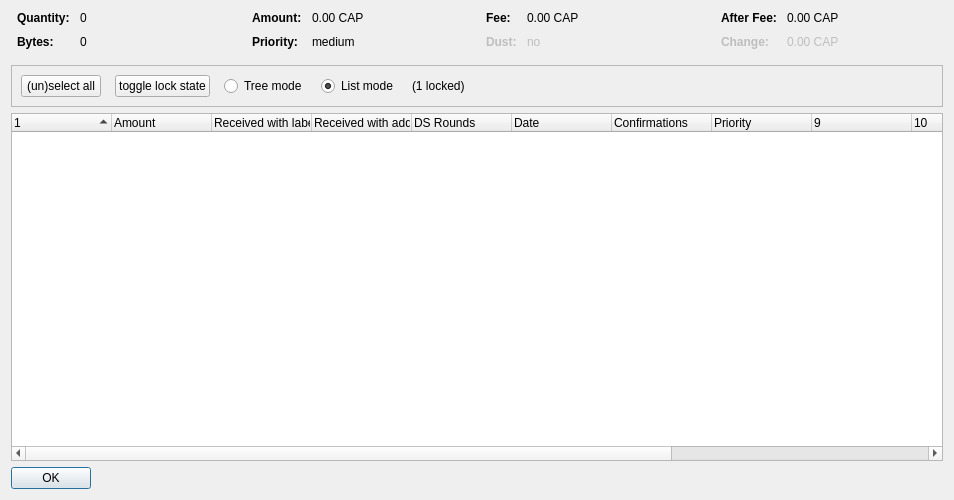
<?xml version="1.0" encoding="UTF-8"?>
<ui version="4.0">
 <class>CoinControlDialog</class>
 <widget class="QDialog" name="CoinControlDialog">
  <property name="geometry">
   <rect>
    <x>0</x>
    <y>0</y>
    <width>954</width>
    <height>500</height>
   </rect>
  </property>
  <property name="windowTitle">
   <string>Coin Selection</string>
  </property>
  <layout class="QVBoxLayout" name="verticalLayout">
   <item>
    <layout class="QHBoxLayout" name="horizontalLayoutTop" stretch="0,0,0,0">
     <property name="topMargin">
      <number>0</number>
     </property>
     <property name="bottomMargin">
      <number>10</number>
     </property>
     <item>
      <layout class="QFormLayout" name="formLayoutCoinControl1">
       <property name="horizontalSpacing">
        <number>10</number>
       </property>
       <property name="verticalSpacing">
        <number>10</number>
       </property>
       <property name="leftMargin">
        <number>6</number>
       </property>
       <property name="rightMargin">
        <number>6</number>
       </property>
       <item row="0" column="0">
        <widget class="QLabel" name="labelCoinControlQuantityText">
         <property name="font">
          <font>
           <weight>75</weight>
           <bold>true</bold>
          </font>
         </property>
         <property name="text">
          <string>Quantity:</string>
         </property>
        </widget>
       </item>
       <item row="0" column="1">
        <widget class="QLabel" name="labelCoinControlQuantity">
         <property name="cursor">
          <cursorShape>IBeamCursor</cursorShape>
         </property>
         <property name="contextMenuPolicy">
          <enum>Qt::ActionsContextMenu</enum>
         </property>
         <property name="text">
          <string notr="true">0</string>
         </property>
         <property name="textInteractionFlags">
          <set>Qt::LinksAccessibleByMouse|Qt::TextSelectableByKeyboard|Qt::TextSelectableByMouse</set>
         </property>
        </widget>
       </item>
       <item row="1" column="0">
        <widget class="QLabel" name="labelCoinControlBytesText">
         <property name="font">
          <font>
           <weight>75</weight>
           <bold>true</bold>
          </font>
         </property>
         <property name="text">
          <string>Bytes:</string>
         </property>
        </widget>
       </item>
       <item row="1" column="1">
        <widget class="QLabel" name="labelCoinControlBytes">
         <property name="cursor">
          <cursorShape>IBeamCursor</cursorShape>
         </property>
         <property name="contextMenuPolicy">
          <enum>Qt::ActionsContextMenu</enum>
         </property>
         <property name="text">
          <string notr="true">0</string>
         </property>
         <property name="textInteractionFlags">
          <set>Qt::LinksAccessibleByMouse|Qt::TextSelectableByKeyboard|Qt::TextSelectableByMouse</set>
         </property>
        </widget>
       </item>
      </layout>
     </item>
     <item>
      <layout class="QFormLayout" name="formLayoutCoinControl2">
       <property name="horizontalSpacing">
        <number>10</number>
       </property>
       <property name="verticalSpacing">
        <number>10</number>
       </property>
       <property name="leftMargin">
        <number>6</number>
       </property>
       <property name="rightMargin">
        <number>6</number>
       </property>
       <item row="0" column="0">
        <widget class="QLabel" name="labelCoinControlAmountText">
         <property name="font">
          <font>
           <weight>75</weight>
           <bold>true</bold>
          </font>
         </property>
         <property name="text">
          <string>Amount:</string>
         </property>
        </widget>
       </item>
       <item row="0" column="1">
        <widget class="QLabel" name="labelCoinControlAmount">
         <property name="cursor">
          <cursorShape>IBeamCursor</cursorShape>
         </property>
         <property name="contextMenuPolicy">
          <enum>Qt::ActionsContextMenu</enum>
         </property>
         <property name="text">
          <string notr="true">0.00 CAP</string>
         </property>
         <property name="textInteractionFlags">
          <set>Qt::LinksAccessibleByMouse|Qt::TextSelectableByKeyboard|Qt::TextSelectableByMouse</set>
         </property>
        </widget>
       </item>
       <item row="1" column="0">
        <widget class="QLabel" name="labelCoinControlPriorityText">
         <property name="font">
          <font>
           <weight>75</weight>
           <bold>true</bold>
          </font>
         </property>
         <property name="text">
          <string>Priority:</string>
         </property>
        </widget>
       </item>
       <item row="1" column="1">
        <widget class="QLabel" name="labelCoinControlPriority">
         <property name="cursor">
          <cursorShape>IBeamCursor</cursorShape>
         </property>
         <property name="contextMenuPolicy">
          <enum>Qt::ActionsContextMenu</enum>
         </property>
         <property name="text">
          <string>medium</string>
         </property>
         <property name="textInteractionFlags">
          <set>Qt::LinksAccessibleByMouse|Qt::TextSelectableByKeyboard|Qt::TextSelectableByMouse</set>
         </property>
        </widget>
       </item>
      </layout>
     </item>
     <item>
      <layout class="QFormLayout" name="formLayoutCoinControl3">
       <property name="horizontalSpacing">
        <number>10</number>
       </property>
       <property name="verticalSpacing">
        <number>10</number>
       </property>
       <property name="leftMargin">
        <number>6</number>
       </property>
       <property name="rightMargin">
        <number>6</number>
       </property>
       <item row="0" column="0">
        <widget class="QLabel" name="labelCoinControlFeeText">
         <property name="font">
          <font>
           <weight>75</weight>
           <bold>true</bold>
          </font>
         </property>
         <property name="text">
          <string>Fee:</string>
         </property>
        </widget>
       </item>
       <item row="0" column="1">
        <widget class="QLabel" name="labelCoinControlFee">
         <property name="cursor">
          <cursorShape>IBeamCursor</cursorShape>
         </property>
         <property name="contextMenuPolicy">
          <enum>Qt::ActionsContextMenu</enum>
         </property>
         <property name="text">
          <string notr="true">0.00 CAP</string>
         </property>
         <property name="textInteractionFlags">
          <set>Qt::LinksAccessibleByMouse|Qt::TextSelectableByKeyboard|Qt::TextSelectableByMouse</set>
         </property>
        </widget>
       </item>
       <item row="1" column="0">
        <widget class="QLabel" name="labelCoinControlLowOutputText">
         <property name="enabled">
          <bool>false</bool>
         </property>
         <property name="font">
          <font>
           <weight>75</weight>
           <bold>true</bold>
          </font>
         </property>
         <property name="text">
          <string>Dust:</string>
         </property>
        </widget>
       </item>
       <item row="1" column="1">
        <widget class="QLabel" name="labelCoinControlLowOutput">
         <property name="enabled">
          <bool>false</bool>
         </property>
         <property name="cursor">
          <cursorShape>IBeamCursor</cursorShape>
         </property>
         <property name="contextMenuPolicy">
          <enum>Qt::ActionsContextMenu</enum>
         </property>
         <property name="text">
          <string>no</string>
         </property>
         <property name="textInteractionFlags">
          <set>Qt::LinksAccessibleByMouse|Qt::TextSelectableByKeyboard|Qt::TextSelectableByMouse</set>
         </property>
        </widget>
       </item>
      </layout>
     </item>
     <item>
      <layout class="QFormLayout" name="formLayoutCoinControl4">
       <property name="horizontalSpacing">
        <number>10</number>
       </property>
       <property name="verticalSpacing">
        <number>10</number>
       </property>
       <property name="leftMargin">
        <number>6</number>
       </property>
       <property name="rightMargin">
        <number>6</number>
       </property>
       <item row="0" column="0">
        <widget class="QLabel" name="labelCoinControlAfterFeeText">
         <property name="font">
          <font>
           <weight>75</weight>
           <bold>true</bold>
          </font>
         </property>
         <property name="text">
          <string>After Fee:</string>
         </property>
        </widget>
       </item>
       <item row="0" column="1">
        <widget class="QLabel" name="labelCoinControlAfterFee">
         <property name="cursor">
          <cursorShape>IBeamCursor</cursorShape>
         </property>
         <property name="contextMenuPolicy">
          <enum>Qt::ActionsContextMenu</enum>
         </property>
         <property name="text">
          <string notr="true">0.00 CAP</string>
         </property>
         <property name="textInteractionFlags">
          <set>Qt::LinksAccessibleByMouse|Qt::TextSelectableByKeyboard|Qt::TextSelectableByMouse</set>
         </property>
        </widget>
       </item>
       <item row="1" column="0">
        <widget class="QLabel" name="labelCoinControlChangeText">
         <property name="enabled">
          <bool>false</bool>
         </property>
         <property name="font">
          <font>
           <weight>75</weight>
           <bold>true</bold>
          </font>
         </property>
         <property name="text">
          <string>Change:</string>
         </property>
        </widget>
       </item>
       <item row="1" column="1">
        <widget class="QLabel" name="labelCoinControlChange">
         <property name="enabled">
          <bool>false</bool>
         </property>
         <property name="cursor">
          <cursorShape>IBeamCursor</cursorShape>
         </property>
         <property name="contextMenuPolicy">
          <enum>Qt::ActionsContextMenu</enum>
         </property>
         <property name="text">
          <string notr="true">0.00 CAP</string>
         </property>
         <property name="textInteractionFlags">
          <set>Qt::LinksAccessibleByMouse|Qt::TextSelectableByKeyboard|Qt::TextSelectableByMouse</set>
         </property>
        </widget>
       </item>
      </layout>
     </item>
    </layout>
   </item>
   <item>
    <widget class="QFrame" name="frame">
     <property name="minimumSize">
      <size>
       <width>0</width>
       <height>40</height>
      </size>
     </property>
     <property name="frameShape">
      <enum>QFrame::StyledPanel</enum>
     </property>
     <property name="frameShadow">
      <enum>QFrame::Sunken</enum>
     </property>
     <layout class="QHBoxLayout" name="horizontalLayout">
      <item>
       <layout class="QHBoxLayout" name="horizontalLayoutPanel" stretch="0,0,0,0,0,0">
        <property name="spacing">
         <number>14</number>
        </property>
        <item>
         <widget class="QPushButton" name="pushButtonSelectAll">
          <property name="sizePolicy">
           <sizepolicy hsizetype="Maximum" vsizetype="Fixed">
            <horstretch>0</horstretch>
            <verstretch>0</verstretch>
           </sizepolicy>
          </property>
          <property name="text">
           <string>(un)select all</string>
          </property>
          <property name="autoDefault">
           <bool>false</bool>
          </property>
         </widget>
        </item>
        <item>
         <widget class="QPushButton" name="pushButtonToggleLock">
          <property name="sizePolicy">
           <sizepolicy hsizetype="Maximum" vsizetype="Fixed">
            <horstretch>0</horstretch>
            <verstretch>0</verstretch>
           </sizepolicy>
          </property>
          <property name="text">
           <string>toggle lock state</string>
          </property>
          <property name="autoDefault">
           <bool>false</bool>
          </property>
         </widget>
        </item>
        <item>
         <widget class="QRadioButton" name="radioTreeMode">
          <property name="sizePolicy">
           <sizepolicy hsizetype="Maximum" vsizetype="Fixed">
            <horstretch>0</horstretch>
            <verstretch>0</verstretch>
           </sizepolicy>
          </property>
          <property name="text">
           <string>Tree mode</string>
          </property>
         </widget>
        </item>
        <item>
         <widget class="QRadioButton" name="radioListMode">
          <property name="sizePolicy">
           <sizepolicy hsizetype="Maximum" vsizetype="Fixed">
            <horstretch>0</horstretch>
            <verstretch>0</verstretch>
           </sizepolicy>
          </property>
          <property name="text">
           <string>List mode</string>
          </property>
          <property name="checked">
           <bool>true</bool>
          </property>
         </widget>
        </item>
        <item>
         <widget class="QLabel" name="labelLocked">
          <property name="text">
           <string>(1 locked)</string>
          </property>
         </widget>
        </item>
        <item>
         <spacer name="horizontalSpacer">
          <property name="orientation">
           <enum>Qt::Horizontal</enum>
          </property>
          <property name="sizeHint" stdset="0">
           <size>
            <width>40</width>
            <height>20</height>
           </size>
          </property>
         </spacer>
        </item>
       </layout>
      </item>
     </layout>
    </widget>
   </item>
   <item>
    <widget class="CoinControlTreeWidget" name="treeWidget">
     <property name="contextMenuPolicy">
      <enum>Qt::CustomContextMenu</enum>
     </property>
     <property name="sortingEnabled">
      <bool>false</bool>
     </property>
     <property name="columnCount">
      <number>13</number>
     </property>
     <attribute name="headerShowSortIndicator" stdset="0">
      <bool>true</bool>
     </attribute>
     <attribute name="headerStretchLastSection">
      <bool>false</bool>
     </attribute>
     <column>
      <property name="text">
       <string/>
      </property>
     </column>
     <column>
      <property name="text">
       <string>Amount</string>
      </property>
     </column>
     <column>
      <property name="text">
       <string>Received with label</string>
      </property>
     </column>
     <column>
      <property name="text">
       <string>Received with address</string>
      </property>
     </column>
     <column>
      <property name="text">
       <string>DS Rounds</string>
      </property>
     </column>
     <column>
      <property name="text">
       <string>Date</string>
      </property>
     </column>
     <column>
      <property name="text">
       <string>Confirmations</string>
      </property>
      <property name="toolTip">
       <string>Confirmed</string>
      </property>
     </column>
     <column>
      <property name="text">
       <string>Priority</string>
      </property>
     </column>
     <column>
      <property name="text">
       <string/>
      </property>
     </column>
     <column>
      <property name="text">
       <string/>
      </property>
     </column>
     <column>
      <property name="text">
       <string/>
      </property>
     </column>
     <column>
      <property name="text">
       <string/>
      </property>
     </column>
     <column>
      <property name="text">
       <string/>
      </property>
     </column>
    </widget>
   </item>
   <item>
    <widget class="QDialogButtonBox" name="buttonBox">
     <property name="sizePolicy">
      <sizepolicy hsizetype="Maximum" vsizetype="Fixed">
       <horstretch>0</horstretch>
       <verstretch>0</verstretch>
      </sizepolicy>
     </property>
     <property name="orientation">
      <enum>Qt::Horizontal</enum>
     </property>
     <property name="standardButtons">
      <set>QDialogButtonBox::Ok</set>
     </property>
    </widget>
   </item>
  </layout>
 </widget>
 <customwidgets>
  <customwidget>
   <class>CoinControlTreeWidget</class>
   <extends>QTreeWidget</extends>
   <header>coincontroltreewidget.h</header>
  </customwidget>
 </customwidgets>
 <resources/>
 <connections/>
</ui>
